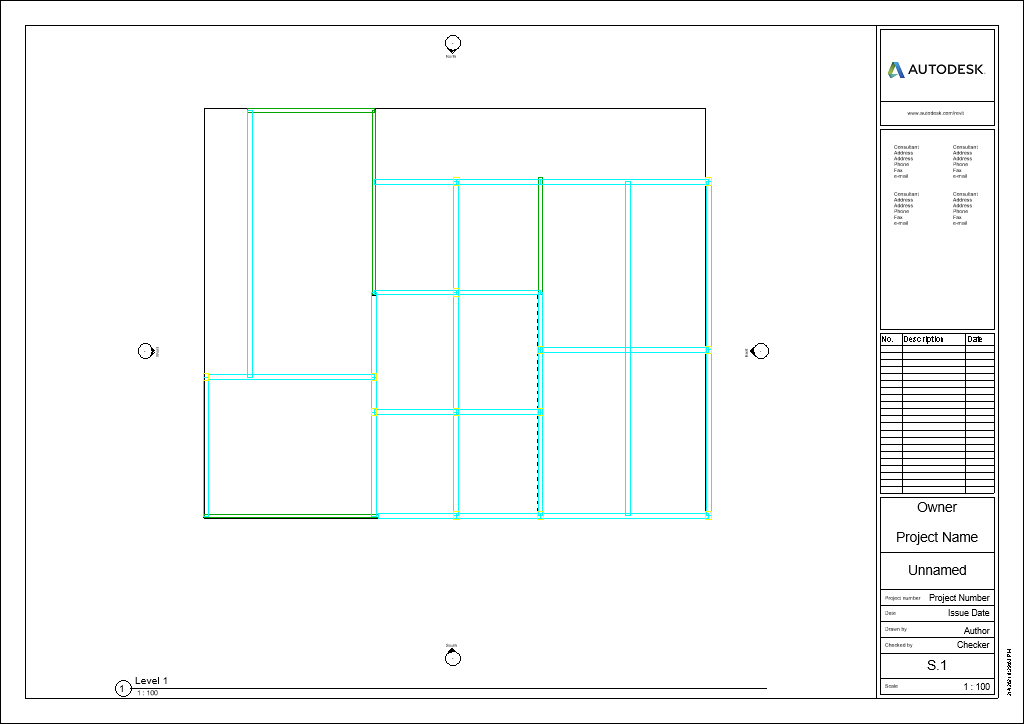
#> input picture data/Jeff/rawinputs/1-1 - Sheet - S-1 - Unnamed.png, 1024 x 724 px; its folder holds only this picture in this run
$ python input.py   (older library calls are emulated)
#> lines starting #> are read from the running program, lines starting #| are printed output that depends on the picture
import scipy.misc as sm
import numpy as np
import imageio
import skimage.transform as trans
import skimage.io as io
from skimage.io import imsave, imread
from matplotlib import pyplot as plt
import cv2

import os


# [41 lines left out: function load_hv_images, not called in this run]
    # cv2.imwrite(outdir, img_new)

def LoadAllinOne2():
    root = "data/Jeff/rawinputs/"

    files = os.listdir(root)

    for file in files:
        image = cv2.imread(root + file)
#> image is the input picture: shape (724, 1024, 3); mean B, G, R 248.3, 248.7, 246.2
        label = np.zeros((image.shape[0], image.shape[1],4))
        # image = trans.resize(image, (512, 512, 3), mode='constant')
        for j in range(0, image.shape[0]):
            for i in range(0, image.shape[1]):
                item = image[j][i]
                if isWall(item):
                    label[j][i][2] = 1
                elif isBeam(item):
                    label[j][i][3] = 1
                elif isColumn(item):
                    label[j][i][1] = 1
                else:
                    label[j][i][0] = 1
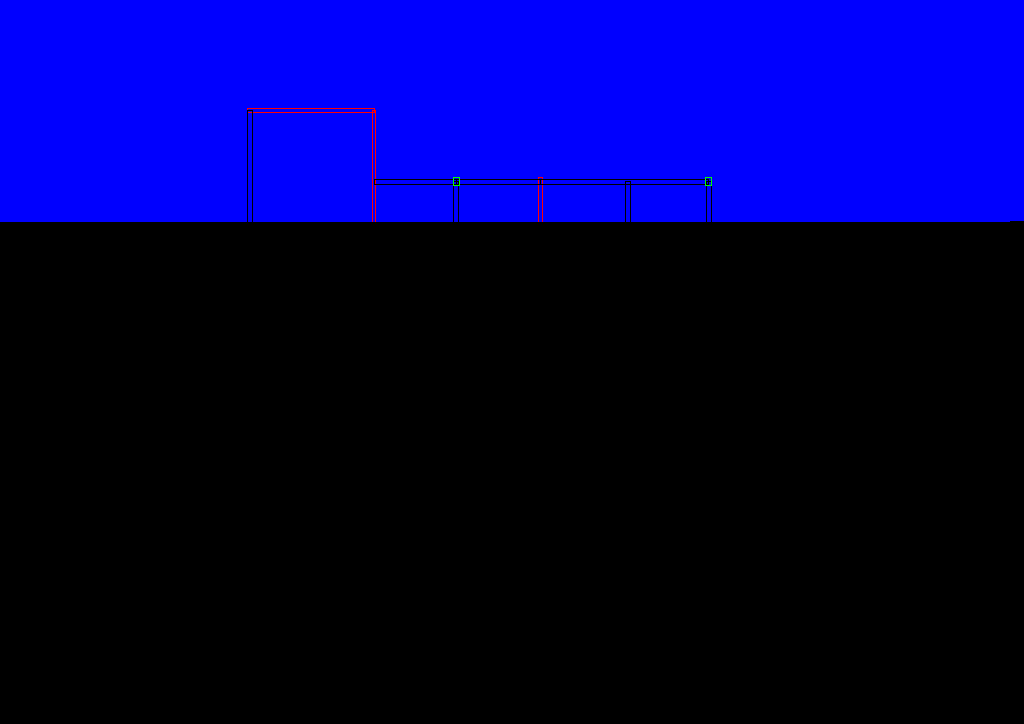
#> label: shape (724, 1024, 4) float64; mean B, G, R, A 0.304, 7.55e-05, 0.000767, 0.00155

        merge = ind2rgb2(label, color_map=plan_map)
        plt.imshow(merge)
        plt.show()
        filestring = file.split()
        outdir = "data/Jeff/trainannot/" +filestring[0] +filestring[1]+filestring[2] +" - label.png"
        imsave(outdir, label)

# [27 lines left out: function LoadAllinOne, not called in this run]

plan_map = {
    0: [255, 255, 255],  # background
    1: [165, 165, 0],  # column
    2: [0, 165, 0],  # wall
    3: [165, 0, 0],  # beam
    4: [0, 0, 255],  # gird
    5: [255, 160, 96],  # not used
    6: [255, 224, 224],  # not used
    7: [224, 224, 224],  # not used
    8: [224, 224, 128]  # not used

}


# [24 lines left out: functions ind2rgb2, ind2rgb, not called in this run]

def isWall(item):
    aa = item[0]
    bb = item[1]
    cc = item[2]
    #Lines
    if (item[0] == 0 and item[1] == 166 and item[2] == 0):
        return True
    else:
        return False

def isBeam(item):
    aa = item[0]
    bb = item[1]
    cc = item[2]
    #Lines
    if (item[0] == 250 and item[1] == 250 and item[2] == 0):
        return True
    else:
        return False

def isColumn(item):
#> (the run stopped early here; a loop or call above may not have finished)
